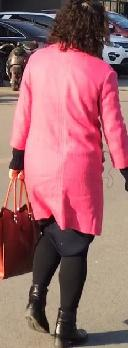
#> input picture gallery/0001_c5_0023.jpg, 128 x 348 px; its folder holds only this picture in this run
$ jupyter execute --allow-errors CVPR.ipynb   (older library calls are emulated)
#> lines starting #> are read from the running program, lines starting #| are printed output that depends on the picture
**COMP3670 Assignment 4 - Matrix Decomposition & Dimensionality Reduction**
---

**Enter Your Student ID:** u6828533

**Your Name:** Yuxuan Lin


**Submit:** You can write your answers in this file and submit a single Jupyter Notebook file (.ipynb) on Wattle. Rename this file with your student number as 'u6828533.ipynb'. Otherwise, you can write your programming questions in this file, and submit two files, 'u6828533.ipynb' for programming and 'u6828533.pdf' for theory. Please submit them separately instead of a zip file.

**Enter Discussion Partner IDs Below:**


**Programming Section**
- 1.1 15%
- 1.2 20%
- 1.3 10%
- 1.4 15%
- 1.5 10%
- 2.0 30%

---

**PROGRAMMING SECTION**
---

For all of the following, program the solution yourself. Don't just call a library function that does the whole question for you, or you'll get zero (no, that doesn't mean you can't use any library functions, but it does mean that you have to show you understand how to compute the answer yourself).

-----------

   **TASK 0.1:** You know the drill. Import Numpy and PyPlot. We're also going to generate a dataset.

-----------

[cell 1]
import numpy as np
import matplotlib.pyplot as plt
from mpl_toolkits.mplot3d import Axes3D  # This is for 3d scatter plots.
import math
import random
import os
import scipy
from matplotlib.pyplot import imread
from PIL import Image

np.random.seed(13579201)

[cell 2]
width = 128
height = 348
dimension = (height, width, 3)
images = []
original_images = []
filename = []
for file in os.listdir("./gallery"):
    if file.endswith(".jpg"):
        im = imread("./gallery/" + file)
#> im is the input picture: shape (348, 128, 3); mean R, G, B 157.8, 104, 108.1
        original_images.append(im)
        im = im.flatten()  # flatten im into a vector
        images.append(im)
        filename.append(file)
original_images = np.array(original_images)
A_pp = np.stack(
    images).T  # build a matrix where each column is a flattened image
print(A_pp.shape)
#| (133632, 1)
plt.imshow(A_pp[:, 0].reshape(dimension))
plt.show()

There are 90 images in the gallery. These images belong to 15 different pedestrians. If two images' file name have same first four digits, then these two images belong to same pedestrian. You can check these images in the `gallery` file folder.

PROGRAMMING EXERCISE 1
-----------

---

**TASK 1.1:** Let $A\_{pp} \in \mathbb{R}^{D \times N}$ be a matrix of data. Each column of $A\_{pp}$ is a sample of data (1 example for instance). The rows of $A\_{pp}$ are thus the features (dimensions) of each of these samples. Complete the function $preprocess(A\_{pp}) = A, Q\_norms, A\_means$, for which:

$$Q_{i,:} = A\_{pp}_{i,:} - \mu_i$$

...where $\mu_i = \frac{1}{m}\sum_j A\_{pp}_{ij}$ .

$$A_{i,:} = \frac{Q_{i,:}}{||Q_{i,:}||_\infty }$$

$A \in \mathbb{R}^{D \times N}$

$Q_{i,:}$ is the $i^{th}$ row of $Q$.

$A_{i,:}$ is the $i^{th}$ row of $A$.

$||Q_{i,:}||_\infty$ is the infinity norm of $Q_{i,:}$.

$Q\_norms \in \mathbb{R}^{D}$ is a vector recording $||Q_{i,:}||_\infty$ for every feature dimension $i$.

$A\_means \in \mathbb{R}^{D}$ is a vector recording $\mu_i$ for every feature dimension $i$.

**HINT:**
- If the norm is 0, divide by 1 instead.

---

[cell 3]
def preprocess(A_pp):
    A_means = np.mean(A_pp, axis=1)
    Q = [A_pp[i] - A_means[i] for i in range(A_pp.shape[0])]
#> Q = 133632 items
    Q_norms = np.linalg.norm(Q, ord=np.inf, axis=1)
    A = [
        Q[i] if Q_norms[i] == 0 else Q[i] / Q_norms[i]
        for i in range(A_pp.shape[0])
    ]
#> A = 133632 items
    return map(lambda x: np.array(x), [A, Q_norms, A_means])


A, Q_norms, A_means = preprocess(A_pp)
print(A)
#> (printed output is left out)
print(Q_norms)
#> (printed output is left out)
print(A_means)
#> (printed output is left out)

---

$A \in \mathbb{R}^{D \times N}$ as above is a matrix of data where every column is a sample of data, and every row is a feature of that data. In this case, we're going to be working with images. Each column $A_{:,j}$ of $A$ is an image of a pedestrian.

"But an image is a square grid with three color channels" you might be thinking. Well, we've simply taken every column of the image and stacked them vertically, converting a 128 column $ \times $ 348 row pixel image with 3 channels into a vector which length is 133632.

Hence $D = 133632$ and we have $N = 90$ images.

Our objective is to describe each image of a pedestrian as a linear combination of other images. These other images are called Eigen Pedestrians. The Eigen Pedestrians, when flattenned into a column vector, is 133362 dimensional. These vectors are the Eigenvectors of the matrix $AA^T$.

---

**TASK 1.2:** Use $np.linalg.eig()$ and the functions you defined above to complete the function $eigen\_person(A) = F, D$.

$D$ is the matrix of eigen values.

$F$ is the eigen pedestrians.

Make sure you preprocess the data.

**HINT:**
- You'll need to ensure the columns of $F$ are unit vectors.
- np.cov()
- np.linalg.eig()
- Matrix size is a big issue when calculating the eigen values. You need to make sure it won't take too much **space or time**.
- If you've computed things correctly, all your eigen values should be real numbers (the imaginary components should be 0). Thus, you can ignore the error about imaginary / complex values.

---

[cell 4]
def l2_normalize(m):
    for i in range(m.shape[1]):
        m[:, i] /= np.linalg.norm(m[:, i])
    return m


def eigen_ped(A):
    A, _, __ = preprocess(A)
    w, v = np.linalg.eig(np.dot(np.transpose(A), A))
#> w = [0]; v = [1]
    return l2_normalize(np.dot(A, v)), np.concatenate(
        (w, np.zeros(A.shape[0] - A.shape[1])))


# For the purposes of doing this assignment, this code isn't really here. Pretend it's engraved in rock.
F, D = eigen_ped(A)
F_real = np.real(F)
#> (the rest of this cell did not finish here and is left out)

---

So, now we have representations of the images as a linear combination of the columns of $F$. Using $F$ and $Q\_norms, A\_means$ to reconstruct an image.

---

**TASK 1.3:** Complete the function $reconstruct\_image(Img, F, Q\_norms, A\_means) = R$, where $R \in \mathbb{R}^{348 \times 128 \times 3}$

---

[cell 5]
# Hint: https://stats.stackexchange.com/questions/229092/how-to-reverse-pca-and-reconstruct-original-variables-from-several-principal-com
def reconstruct_image(Img, F, Q_norms, A_means):
    return np.clip(
        (np.multiply(Q_norms, np.dot(F, np.dot(Img, F))) + A_means).reshape(
            348, 128, 3) / 255, 0, 1)


# Display Code. Shoo! Away with you!
Idx = 1
#> (the rest of this cell did not finish here and is left out)

---

Recall the lecture, in which we rotated a vector until we found the largest value for the projection of the data onto that vector.

This was the eigen vector corresponding to the largest eigen value of that dataset. It was the "direction of greatest variance".

An eigen value $d_j$ in the $j^{th}$ column of $D$ (the matrix of eigen values), is associated with an eigen vector (or eigen pedestrian) in the $j^{th}$ column $f_j$ of $F$.

The variance of the data in the direction of $f_j$ is exactly $d_j$. So the $\sum_j d_j$ is the total variance of the dataset in all directions.

When we project the dataset onto an eigen pedestrian $f_k$, we "capture" a percentage of this variance $\frac{d_k}{\sum_j d_j}$. For example, if $\sum_j d_j = 100$, and we project our data on to the 2 eigen pedestrians $f_1$ and $f_2$ with corresponding eigen values $d_1 = 19$ and $d_2 = 3$, then we've captured $\frac{22}{100} = 22\%$ of the variance of the dataset.

---

**TASK 1.4:** Complete the function:

$$reduce\_dimensionality(image\_vector, k, F, D, A\_means, Q\_norms) = compressed\_image, p$$

This function projects an image vector onto the $k$ eigen pedestrians corresponding to the $k$ largest eigen values, and returns the coefficients of the compressed image $compressed\_image$ and the number $p$, which is percentage of variance captured by the $k$ eigen pedestrians.

**HINT:**
- Remember to preprocess the image vector.
- In the original version of this question, you were expected to modify the input parameters. This is no longer required as I've included them below as needed.
- $compressed\_image \in \mathbb{R}^{N}$. In the below example, $k=30$, so $compressed\_image$ should have $30$ non-zero elements, and $N-30$ elements which are 0.
- np.eig() automatically orders eigen values for you.
- As a general tip with arrays, remember, writing array = Img will turn array into Img. Instead, us array = Img.copy().

---

[cell 6]
def reduce_dimensionality(image_vector, k, F, D, A_means, Q_norms):
#> called with image_vector = array of shape (133632,), k = 30, F = array of shape (133632, 1), D = array of shape (133632,), A_means = array of shape (133632,), Q_norms = array of shape (133632,)
    idx_sorted = np.flip(np.argsort(D[:F.shape[1]], kind='quicksort'))
#> idx_sorted = [0]

    return np.dot(
        F,
        np.concatenate(
            (np.hstack((np.dot([(image_vector - A_means) / Q_norms],
                               F[:, idx_sorted]))[:, :k]),
             np.zeros(F.shape[1] - k)))), np.sum(D[idx_sorted][:k]) / np.sum(D)


# Display Code. Leave it alooooooooooone.
# You can mess with settings, but return them to their original values.
Idx = 0
#> (the rest of this cell did not finish here and is left out)

Now, lets using the tool to do a simple classification task.

**TASK 1.5:** Complete the function:

$$the\_nearest\_image(image\_vector, k, F, D, A\_means, Q\_norms) = index\_of\_the\_nearest\_image$$

Using the function in task 1.4 to project an image vector onto the $k$ eigen pedestrians corresponding to the $k$ largest eigen values.
Use this projection for a nearest-neighbour search over all the 90 persons. Returns the index of the nearest image.

The index of the first image is zero.

**HINT:**
- First you need to calculate all compressed image, then make search
- Using Euclidean distance to calculate the distance between two vectors.

[cell 7]
def the_nearest_image(image_vector, A_pp, k, F, D, A_means, Q_norms):
    _, C = A_pp.shape

    image_vector_proj, _ = reduce_dimensionality(image_vector, k, F, D, A_means,
                                                 Q_norms)

    return np.argmin([
        np.linalg.norm(
            image_vector_proj -
            reduce_dimensionality(A_pp[:, i], k, F, D, A_means, Q_norms)[0])
        for i in range(C)
    ])


im2 = imread("./query/0001_c5_0022.jpg")
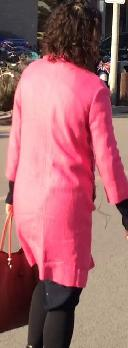
#> input picture query/0001_c5_0022.jpg, 128 x 348 px
#> im2 is the input picture: shape (348, 128, 3); mean R, G, B 163.5, 102.1, 108
im2 = im2.flatten()
#> (the rest of this cell did not finish here and is left out)


plt.imshow(im2.reshape(dimension))
plt.show()
plt.imshow(A_pp[:, idx].reshape(dimension))
plt.show()

You may have found out that the method in Task 1.5 is not effective for some queries. A possible reason is that we simply used pixels as the image feature. Now, try to find a better image feature or distance metric, or other improvements to solve the problem.

**TASK 2:** Complete the function

$$image\_similarity\_ranking(image\_gallery, query) = list\_of\_index\_of\_the\_images$$

Image_gallery is the collection of all 90 images. The dimension of it is $90 \times 348 \times 128 \times 3$

Query is one image with dimension $348 \times 128 \times 3$.

Unlike Task 1.5, the return value should be a list filled with indices. The index ($0,1,...,89$) should correspond to the sorted gallery images according to their similarities with the query. That is, the first element in the index corresponds to the image with the highest similarity to the query. The second element in the index corresponds to the image with second highest similarity to the query, etc. The length of the result should be 90, same as the number of gallery images. **The indices of the images in the gallery start from zero**.

We provide you with a gallery with 90 images and 3 query images. You can use these images to improve your algorithm. In our evaluation, we will use new query images (not provided to you) to probe your gallery of 90 images.

**Requirements:**
- You are not allowed to import any other packages except Numpy and Scipy. (Your are allowed to import packages in Numpy or Scipy, such as scipy.signal; don't use deep learning).
- You are not allowed to use external data in any way.
- You can find inspiration from the internet or research papers (you must cite the source you get your idea from). However, you have to code by yourself.
- Your implementation (e.g., feature extraction, nearest neighbor search) should be of reasonable speed, e.g., within seconds. You will have 0 if your algorithm takes too much time to run (e.g., more than a few minutes).
- Your implementation should be runnable on typical desktop computers or laptops (4 or 8 GB memory, for example). If it's only runnable on servers with big memories (in other words, they cannot be executed on tutors' PCs), you will receive 0.
- Your program should not write any file to the hard disk.
- You can't use the filename to do the task trivially. In other words, you must use a machine learning solution.
- You are free to improve the feature, the distance metric, both, or other aspects.
- We did not provide training data, so don't do any training using any data. Just use hand-crafted features (e.g., color features, texture features, pixel features) and hand-crafted distance metrics (e.g., Euclidean distance)

Marking criteria overview: Our evaluation will use some new test queries (not provided to students) to probe your gallery data (90 images). We will then calculate a matching score for your returned indices, which is a weighted sum of your top-1, 2, 3, 4, 5 accuracy. Here, top-$k$ accuracy measures the percentage of queries for which you could find the true match within the top-$k$ position of the rank list. Your mark will be given based on your accuracy. For example, if your accuracy is within top $p$% ($p$ to be determined) in the class, you will receive full marks; if your improved method is even lower than the method in Task 1.5, you will receive 0; If your accuracy is in the middle, you will receive partial marks (detailed marks to be determined). If your program contains errors/bugs, you will receive 0 (no partial marks here). This question is worth 30 points in the programming part (thus 15 points overall).

[cell 8]
from scipy.ndimage import gaussian_filter, rank_filter
from scipy.spatial import distance


def crop_array(x, width):
    """
    Crop edge values along each dimension for an input array.

    :param x: input array
    :param width: number of edge values to be cropped along each dimension
    :return: the cropped array
    """

    crops = len(x.shape) * [[width, width]]

    slice_list = []
    for i in range(len(crops)):
        slice_list.append(slice(crops[i][0], x.shape[i] - crops[i][1]))
    slice_object = tuple(slice_list)

    x_cropped = x[slice_object]

    return x_cropped


def ssim_gaussian(im1, im2, multichannel=False, data_range=None):
    """
    Calculate the Structural Similarity (SSIM) index between two images.
    Gaussian weighting window has sigma = 1.5.
    Regularization constants are K1 = 0.01, K2 = 0.03.

    :param im1: the first image being compared
    :param im2: the second image being compared
    :param multichannel: if true, treat array's last dimension as multiple channels
    :param data_range: image's range from min to max possible values
    :return: mssim: the mean SSIM index value between 2 images

    References
    ----------
        [1]Z. Wang, A. Bovik, H. Sheikh and E. Simoncelli, "Image Quality Assessment: From Error Visibility to
        Structural Similarity", IEEE Transactions on Image Processing, vol. 13, no. 4, pp. 600-612, 2004,
        doi: 10.1109/TIP.2003.819861. [Online]. Available: https://ece.uwaterloo.ca/~z70wang/publications/ssim.pdf.

        [2]A. Venkataramanan, C. Wu, A. Bovik, I. Katsavounidis and Z. Shahid, "A Hitchhiker’s Guide to Structural
        Similarity", IEEE Access, vol. 9, pp. 28872-28896, 2021, doi: 10.1109/ACCESS.2021.3056504. [Online].
        Available: https://arxiv.org/pdf/2101.06354.pdf.

        [3]"GitHub - scikit-image/scikit-image: Image processing in Python", GitHub, 2021. [Online]. Available:
        https://github.com/scikit-image/scikit-image. [Accessed: 17- Oct- 2021].

    """

    if multichannel:
        n_channel = im1.shape[-1]
        mssim = np.zeros(n_channel)

        for channel in range(n_channel):
            mssim[..., channel] = ssim_gaussian(im1[..., channel],
                                                im2[..., channel],
                                                multichannel=False,
                                                data_range=data_range)

        mssim = np.mean(mssim, dtype=np.float64)

        return mssim

    im1, im2 = np.float64(im1), np.float64(im2)

    sigma, truncate = 1.5, 3.5

    # match crapped win_size with filter size
    radius = int(truncate * sigma + 0.5)
    windows_size = 2 * radius + 1

    K1, K2 = 0.01, 0.03

    # weighted mean
    ux, uy = (gaussian_filter(im1, sigma=sigma, truncate=truncate),
              gaussian_filter(im2, sigma=sigma, truncate=truncate))

    # weighted variance & covariance
    uxx, uyy, uxy = (gaussian_filter(im1 * im1, sigma=sigma, truncate=truncate),
                     gaussian_filter(im2 * im2, sigma=sigma, truncate=truncate),
                     gaussian_filter(im1 * im2, sigma=sigma, truncate=truncate))
    vx, vy, vxy = uxx - ux * ux, uyy - uy * uy, uxy - ux * uy

    C1, C2 = (K1 * data_range)**2, (K2 * data_range)**2

    S = ((2 * ux * uy + C1) * (2 * vxy + C2)) / ((ux**2 + uy**2 + C1) *
                                                 (vx + vy + C2))

    # avoid edge effects
    crop_width = np.floor_divide(windows_size - 1, 2)

    # weighted mean of ssim
    mssim = np.mean(crop_array(S, crop_width), dtype=np.float64)

    return mssim


def lin_filter(im):
    return rank_filter(gaussian_filter(im, 2), rank=-1, size=4, mode='wrap')


def preprocess(A_pp):
    R, _ = A_pp.shape
#> R = 133632

    A_means = np.mean(A_pp, axis=1)

    Q = [A_pp[i] - A_means[i] for i in range(R)]

    Q_norms = np.linalg.norm(Q, ord=np.inf, axis=1)

    A = [Q[i] if Q_norms[i] == 0 else Q[i] / Q_norms[i] for i in range(R)]
#> A = 133632 items

    return map(lambda x: np.array(x), [A, Q_norms, A_means])


def l2_normalize(m):
    """Normalize each column of a matrix by L2 norm"""
    for i in range(m.shape[1]):
        m[:, i] /= np.linalg.norm(m[:, i])
    return m


def eigen_ped(A):
    R, C = A.shape
#> R = 133632; C = 1
    A, _, __ = preprocess(A)

    # Compute eigenvalues, eigenvectors of A.T @ A
    w, v = np.linalg.eig(np.dot(np.transpose(A), A))
#> w = [0]; v = [1]

    F, D = l2_normalize(np.dot(A, v)), np.concatenate((w, np.zeros(R - C)))

    return F, D


def projection(image_vector, F, A_means, Q_norms):
    return np.dot((image_vector - A_means) / Q_norms, F)


def nearest_neighbor(image_vector, A_pp, F, A_means, Q_norms):
    _, C = A_pp.shape
#> C = 1

    # image vector project onto the eigenvectors
    image_vector_proj = projection(image_vector, F, A_means, Q_norms)
#> image_vector_proj = [nan]

    dist_list = []
    for i in range(C):

        # each image of pedestrian project onto the eigenvectors
        pedestrian_proj = projection(A_pp[:, i], F, A_means, Q_norms)

        # store each cosine distance
        dist_list.append(distance.cosine(image_vector_proj, pedestrian_proj))
#> this loop made 1 pass
#> after the loop, dist_list = [nan]

    # the less distance, the nearer neighbour
    return np.argsort(dist_list, kind="quicksort")


def eigenface_approach(image_gallery, image_query):
    A_pp = np.transpose(np.stack([im.flatten() for im in image_gallery]))
    A, Q_norms, A_means = preprocess(A_pp)
    F, D = eigen_ped(A)
    idx = nearest_neighbor(image_query.flatten(), A_pp, F, A_means, Q_norms)
#> idx = [0]
    return idx


def image_similarity_ranking(image_gallery, image_query):
    _lambda = 0.1

    pca_idx = eigenface_approach(image_gallery, image_query).tolist()
#> pca_idx = [0]

    image_query = lin_filter(image_query)
#> in lin_filter, `return rank_filter(gaussian_filter(im, 2), rank=-1, size=4, mode='wrap')`:
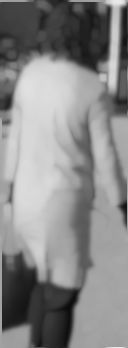
#> returned value: shape (348, 128, 3); min 10, max 232, mean 135.5
    image_gallery = [lin_filter(im) for im in image_gallery]
#> image_gallery = 1 item

    ssim_values = np.array([
        ssim_gaussian(image_query,
                      im,
                      multichannel=True,
                      data_range=image_query.max() - image_query.min())
        for im in image_gallery
    ])
#> the loop in ssim_gaussian, `for channel in range(n_channel):` made 3 passes
#> pass 1, in ssim_gaussian (call 2), `im1, im2 = np.float64(im1), np.float64(im2)`:
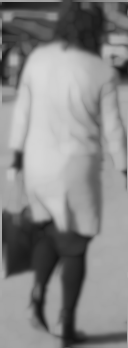
#> im2: shape (348, 128) float64; min 18, max 217, mean 135
#> after the loop in ssim_gaussian, `for channel in range(n_channel):`: mssim = [0.428, 0.428, 0.428]
#> in ssim_gaussian, `mssim = np.mean(mssim, dtype=np.float64)`: mssim = 0.428
#> ssim_values = [0.428]

    ssim_idx = np.flip(np.argsort(ssim_values, kind='quicksort')).tolist()
#> ssim_idx = [0]

    ranking_dict = {}
    for i in range(len(image_gallery)):
        ranking_dict.update(
            {i: _lambda * pca_idx.index(i) + (1 - _lambda) * ssim_idx.index(i)})
#> this loop made 1 pass
#> after the loop, ranking_dict = {0: 0}
    idx = [
        i for i in {
            key: value for key, value in sorted(ranking_dict.items(),
                                                key=lambda item: item[1])
        }.keys()
    ]
#> idx = [0]

    return idx


id_list = image_similarity_ranking(original_images,
                                   imread("./query/0001_c5_0022.jpg"))
#> id_list = [0]

plt.imshow(imread("./query/0001_c5_0022.jpg"))
plt.show()
plt.imshow(original_images[id_list[0]])
plt.show()
